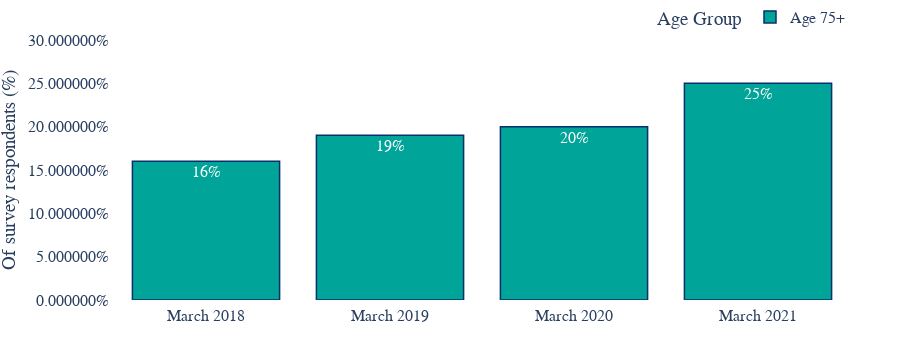

Notebook code cell kept with this figure:
### Code cell
# plot the long (tidy) dataframe
fig = px.bar(
    ease_of_use_75,
    x="Year",
    y="Difficult",
    color="Age Group",
    color_discrete_sequence=nhs_colours,
    barmode="group",
    text="Difficult",
    height=350,
)

# Asthetics of the plot
fig.update_layout(
    # change background colour 
    {"plot_bgcolor": "rgba(0, 0, 0, 0)", "paper_bgcolor": "rgba(0, 0, 0, 0)"},
    yaxis_title='Of survey respondents (%)',
    xaxis_title=None,
    yaxis=dict(
        tickformat = "%",
        range=[0, 0.3]),
    # change fonts
    font=dict(family="Arial", size=16),
    # autosize makes the chart 'responsive' (https://en.wikipedia.org/wiki/Responsive_web_design)
    autosize=True,
    margin=dict(
        l=50,
        r=50,
        b=50,
        t=0,
        pad=4,
        autoexpand=True
        ),
    ## options for the hover-over text
    # changes how the hover-over box is displayed
    hovermode="x unified",
    # hoverlabel_align = 'right',
    # changes the hover-over box formatting
    hoverlabel=dict(
        bgcolor="white",
        font_size=16,
        font_family="Arial"
    ),
    legend=dict(
    orientation="h",
    yanchor="bottom",
    y=1.02,
    xanchor="right",
    x=1
    )
)
# options to change how the bars look
fig.update_traces(
    # this also changes the hover-over box formatting
    hovertemplate='<b>%{fullData.name}</b>: %{text:.0%}<extra></extra>',
    # outline of bars
    marker_line_color = 'rgb(8,48,107)',
    marker_line_width=1.5,
    opacity=1,
    # options for text inside bars
    texttemplate='%{text:.0%}',
    textposition='inside',
    textangle = 0
    )
fig.update_xaxes(type='category')
fig.show()

### Figure 1 — Plotly figure (JSON) as saved in the notebook; plotly's stock layout.template omitted (floating-point values rounded to 4 significant figures)
{"data": [{"alignmentgroup": "True", "hovertemplate": "<b>%{fullData.name}</b>: %{text:.0%}<extra></extra>", "legendgroup": "Age 75+", "marker": {"color": "#00A499", "line": {"color": "rgb(8,48,107)", "width": 1.5}}, "name": "Age 75+", "offsetgroup": "Age 75+", "opacity": 1, "orientation": "v", "showlegend": true, "text": [0.16, 0.19, 0.2, 0.25], "textangle": 0, "textposition": "inside", "texttemplate": "%{text:.0%}", "type": "bar", "x": ["March 2018", "March 2019", "March 2020", "March 2021"], "xaxis": "x", "y": [0.16, 0.19, 0.2, 0.25], "yaxis": "y"}], "layout": {"autosize": true, "barmode": "group", "font": {"family": "Arial", "size": 16}, "height": 350, "hoverlabel": {"bgcolor": "white", "font": {"family": "Arial", "size": 16}}, "hovermode": "x unified", "legend": {"orientation": "h", "title": {"text": "Age Group"}, "tracegroupgap": 0, "x": 1, "xanchor": "right", "y": 1.02, "yanchor": "bottom"}, "margin": {"autoexpand": true, "b": 50, "l": 50, "pad": 4, "r": 50, "t": 0}, "paper_bgcolor": "rgba(0, 0, 0, 0)", "plot_bgcolor": "rgba(0, 0, 0, 0)", "xaxis": {"anchor": "y", "domain": [0, 1], "title": {}, "type": "category"}, "yaxis": {"anchor": "x", "domain": [0, 1], "range": [0, 0.3], "tickformat": "%", "title": {"text": "Of survey respondents (%)"}}}}
